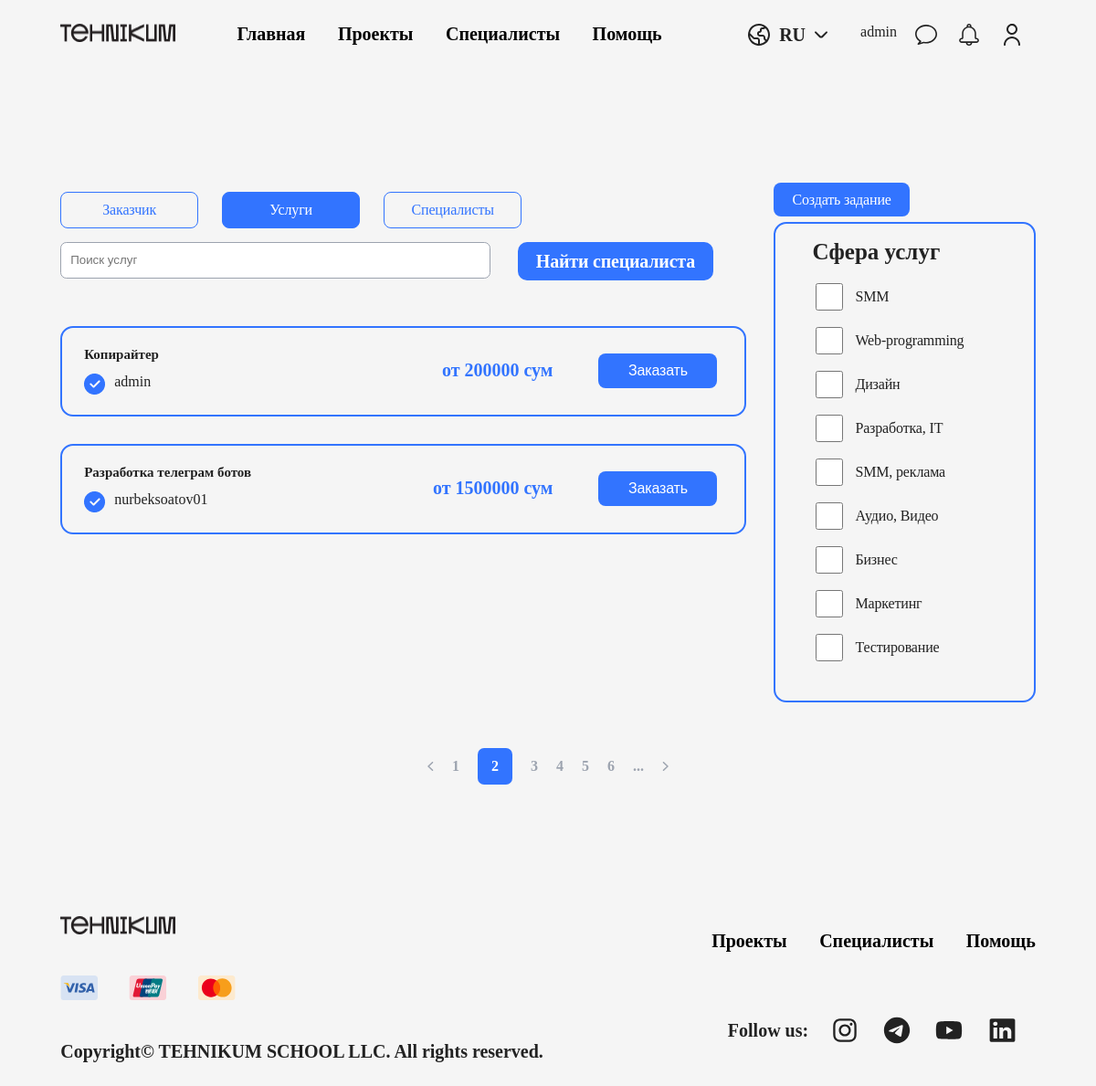
The app's page /services/ (signed in) with its own data.
### mainapp/models.py (models this page shows, shortened)
class CustomUser(AbstractUser):
    user_type_id = models.ForeignKey(UserType, verbose_name=(
        "user_type"), on_delete=models.CASCADE, blank=True, null=True)
    date_of_birth = models.DateField(null=True, blank=True)
    phone_number1 = models.CharField(max_length=20, null=True, blank=True)
    phone_number2 = models.CharField(max_length=20, null=True, blank=True)
    image = models.ImageField(
        upload_to=f'users/profile_image', null=True, blank=True, default='')
    country = models.CharField(max_length=100, null=True, blank=True)
    city = models.CharField(max_length=100, null=True, blank=True)
    rating = models.DecimalField(
        max_digits=2, decimal_places=0, null=True, blank=True)
    about = models.TextField(null=True, blank=True)
    personal_info = models.TextField(null=True, blank=True)
    experience = models.ManyToManyField(Experience, blank=True, null=True)
    experience_years = models.IntegerField(null=True, blank=True)
    skills = models.ManyToManyField(
        Skills, verbose_name=("skills"), blank=True, null=True)
    specialization = models.CharField(
        ("specialization"), max_length=100, null=True, blank=True)
    minimal_price = models.DecimalField(
        max_digits=10, decimal_places=0, null=True, blank=True)
    languages = models.TextField(("languages"), blank=True, null=True)
    education = models.TextField(("education"), blank=True, null=True)
    awards = models.TextField(("awards"), blank=True, null=True)
    service_info = models.TextField(("service_info"), blank=True, null=True)
    service_image1 = models.ImageField(
        verbose_name='service_image1', upload_to=f'users/service_images', null=True, blank=True)
    service_image2 = models.ImageField(
        verbose_name='service_image1', upload_to=f'users/service_images', null=True, blank=True)
    service_image3 = models.ImageField(
        verbose_name='service_image1', upload_to=f'users/service_images', null=True, blank=True)
    service_image4 = models.ImageField(
        verbose_name='service_image1', upload_to=f'users/service_images', null=True, blank=True)
    service_image5 = models.ImageField(
        verbose_name='service_image1', upload_to=f'users/service_images', null=True, blank=True)
    def __str__(self):
        return self.username

class Service(models.Model):
    service_type = models.ForeignKey(ServiceType, on_delete=models.CASCADE)
    owner = models.ForeignKey(CustomUser, on_delete=models.CASCADE)
    category = models.ForeignKey("mainapp.Category", verbose_name=(
        "category"), on_delete=models.CASCADE)
    minimal_price = models.DecimalField(max_digits=10, decimal_places=0)
    image1 = models.ImageField(
        'Image 1', upload_to=f'users/service_images', null=True, blank=True)
    image2 = models.ImageField(
        'Image 2', upload_to=f'users/service_images', null=True, blank=True)
    image3 = models.ImageField(
        'Image 3', upload_to=f'users/service_images', null=True, blank=True)
    created_at = models.DateTimeField(auto_now_add=True)
    edited_at = models.DateTimeField(auto_now=True)

class ServiceType(models.Model):
    name = models.CharField(max_length=255)
    def __str__(self):
        return self.name

class Category(models.Model):
    name = models.CharField(max_length=255)
    subtitle = models.CharField(("subtitle"), max_length=255)
    picture = models.ImageField(
        'picture', upload_to=f'users/service_images', null=True)
    class Meta:
        verbose_name = 'Category'
        verbose_name_plural = 'Categories'

### mainapp/views.py (the view)
# urls.py: path('services/', services_page, name='services'),
def services_page(request):
    services = Service.objects.all()
    paginator = Paginator(services, 10)
    page = request.GET.get('page')
    try:
        services = paginator.page(page)
    except PageNotAnInteger:
        services = paginator.page(1)
    if request.GET.get('query'):
        query = request.GET.get('query')
        services = Service.objects.filter(
            Q(category__name__icontains=query) | Q(owner__username__icontains=query) | Q(
                owner__first_name__icontains=query) | Q(service_type__name__icontains=query))
    categories = Category.objects.all()
    context = {
        'services': services,
        'categories': categories
    }
    return render(request, 'project__services.html', context)

### templates/project__services.html (shortened to what this page needs)
{% extends 'base.html' %}
{% load static %}
{% block content %}
<section class="twoBlocks__projects">
  <div class="leftBlock__projects">
    <div class="buttonsBlock__projects">
      <a class="primary" href="./project__orders.html">Заказчик</a>
      <a class="primary activeBtn" href="./project__services.html">Услуги</a>
      <a class="primary" href="./project__specialists.html">Специалисты</a>
    </div>
    <div class="inputBlock__projects">
      <div class="search">
        <input type="text" placeholder="Поиск услуг">
        <span class="secondary">Найти специалиста</span>
      </div>
    </div>
    <div class="ordersBlock__projects">
      {% for i in services %}
      <div class="orderAllBlock">
        <div class="orderBlock">
          <div class="left__orderBlock">
            <h5>{{i.service_type}}</h5>
            <div class="nameLogo__orderBlock">
              <div class="logo__orderBlock">
                <img src="{% static 'img/Vertical container (1).png' %}" alt="">
              </div>
              <div class="name__orderBlock">{{i.owner}}</div>
            </div>
          </div>
          <div class="right__orderBlock">
            <div class="moneyBtn__orderBlock">
              <div class="money__orderBlock">
                <span>от {{i.minimal_price}} сум</span>
              </div>
              <div class="btn__orderBlock">
                <input class="secondary" type="submit" value="Заказать">
              </div>
            </div>
          </div>
        </div>
      </div>
      {% endfor %}
    </div>
  </div>
  <div class="rightBlock__projects">
    <div class="btn__orderBlock">
      <a class="secondary" href="./add__t__task.html">Создать задание</a>
    </div>
    <div class="services">
      <h4>Сфера услуг</h4>
      <form action="" class="form__services">
        {% for i in categories %}
        <label for="">
          <input type="checkbox">
          {{i.name}}
        </label>
        {% endfor %}
      </form>
    </div>
  </div>
</section>
<div class="pageNumbers__projects">
  <a href="#"><img src="./img/Group 11.svg" alt=""></a>
  <a href="#">1</a>
  <a class="activeNumber__projects" href="#">2</a>
  <a href="#">3</a>
  <a href="#">4</a>
  <a href="#">5</a>
  <a href="#">6</a>
  <a href="#">...</a>
  <a href="#"><img src="./img/Group 16.svg" alt=""></a>
</div>
{% endblock content %}

### templates/base.html (shortened to what this page needs)
{% load static %}
<!DOCTYPE html>
<html lang="en">
	<head>
		<link rel="stylesheet" href="{% static 'css/style.css' %}" />
	</head>
	<body>
		<header>
			<div class="headerLeft">
				<img src="{% static 'img/logo.png' %}" alt="" />
				<div class="pages">
					<a href="{% url 'index' %}"><span>Главная</span></a>
					<a href="{% url 'projects' %}"><span>Проекты</span></a>
					<a href=""><span>Специалисты</span></a>
					<a href="#"><span>Помощь</span></a>
				</div>
			</div>
			<div class="headerRight">
				<div class="lang">
					<div class="langRu">
						<img src="{% static 'img/lang.svg' %}" alt="">
						<span>ru</span>
						<img src="{% static 'img/arrow.svg' %}" alt="">
					</div>
				</div>
			</div>
			{% if user.is_authenticated %}
			{{user.username}}
			<div class="headBtnOneAnother">
				<a href="#"><img src="{% static 'img/message.svg' %}" alt=""></a>
				<a href="#"><img src="{% static 'img/bulb.svg' %}" alt=""></a>
				<a class="userMenu" href="#"><img src="{% static 'img/user.svg' %}" alt=""></a>
			</div>
			{% else %}
			<div class="headBtnOne">
				<a href="{% url 'login' %}"><span class="primary">Вход</span></a>
				<a href="{% url 'register' %}"><span class="secondary">Регистрация</span></a>
			</div>
			{% endif %}
		</header>
		{% block content %} {% endblock content %}
		<footer>
			<div class="w6One">
				<img class="footerLogo" src="{% static 'img/logo.png' %}" alt="">
				<div class="w6PayMe">
					<img src="{% static 'img/visa.svg' %}" alt="">
					<img src="{% static 'img/unionpay.svg' %}" alt="">
					<img src="{% static 'img/mastercard.svg' %}" alt="">
				</div>
				<span>Copyright© TEHNIKUM SCHOOL LLC. All rights reserved.</span>
			</div>
			<div class="w6Two">
				<div class="pages">
				  <a href="./project__orders.html"><span>Проекты</span></a>
				  <a href="./project__specialists.html"><span>Специалисты</span></a>
				  <a href="#"><span>Помощь</span></a>
				</div>
				<div class="w6CMM">
					<span>Follow us:</span>
					<img src="{% static 'img/instagram.svg' %}" alt="">
					<img src="{% static 'img/telegram.svg' %}" alt="">
					<img src="{% static 'img/youtube.svg' %}" alt="">
					<img src="{% static 'img/linkedin.svg' %}" alt="">
				</div>
			</div>
		</footer>
	</body>
</html>

### records on screen
CustomUser: username "admin"
Service: service_type "Копирайтер", owner "admin", minimal_price "200000"
Service: service_type "Разработка телеграм ботов", owner "nurbeksoatov01", minimal_price "1500000"
Category: name "SMM"
Category: name "Web-programming"
Category: name "Дизайн"
Category: name "Разработка, IT"
Category: name "SMM, реклама"
Category: name "Аудио, Видео"
Category: name "Бизнес"
Category: name "Маркетинг"
Category: name "Тестирование"
